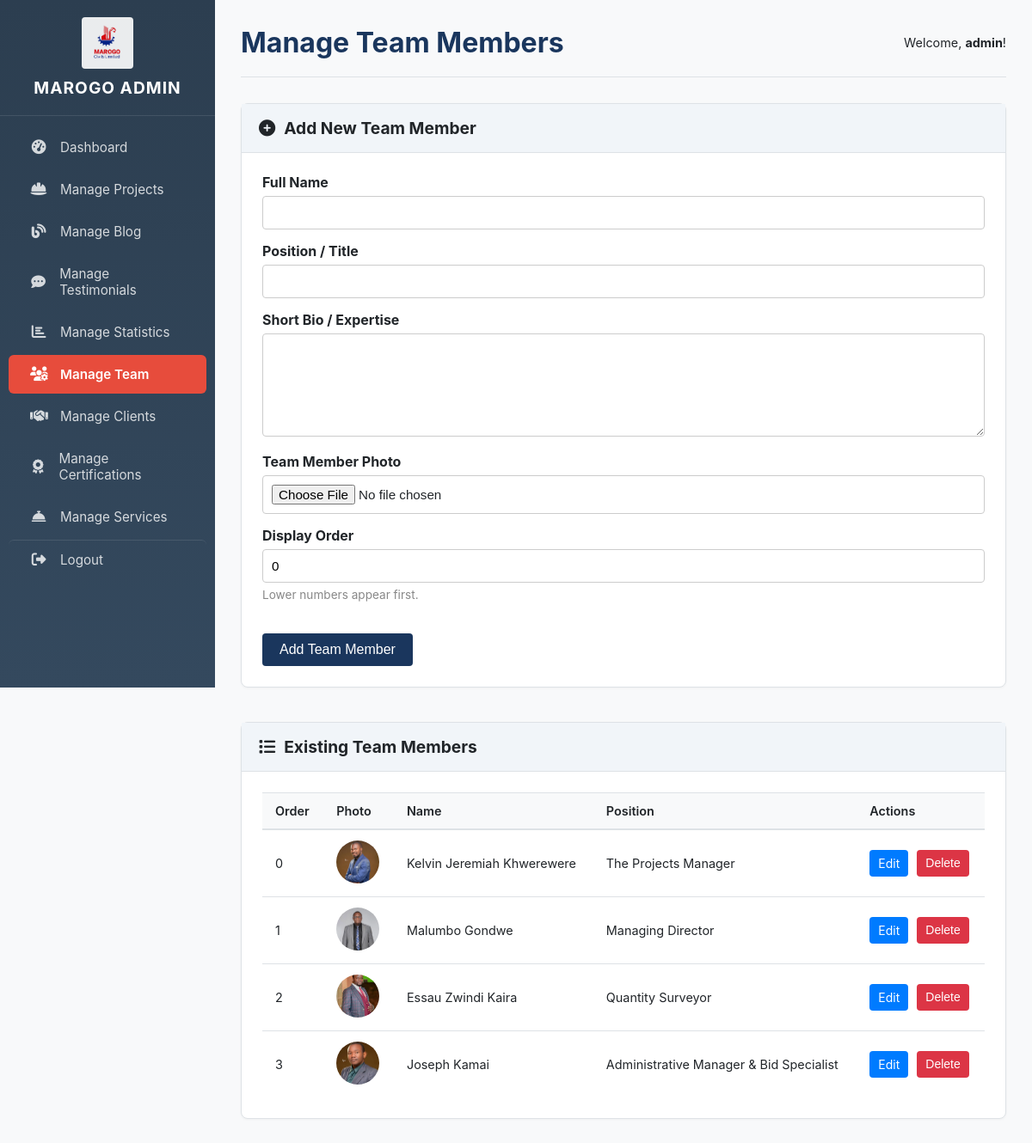
The page /admin/manage/team_members (signed in) on the database its author committed.
### app.py (models this page shows)
class TeamMember(db.Model):
    id = db.Column(db.Integer, primary_key=True)
    name = db.Column(db.String(100), nullable=False)
    position = db.Column(db.String(100), nullable=False)
    bio = db.Column(db.Text, nullable=True)
    image_url = db.Column(db.String(200), nullable=False)
    order_num = db.Column(db.Integer, default=0)

### app.py (the view, shortened to what this page needs)
@app.route('/admin/manage/<content_type>', methods=['GET', 'POST'])
@login_required
def manage_content(content_type):
    models = {
        'projects': Project, 'blog': BlogPost, 'testimonials': Testimonial,
        'statistics': Statistic, 'team_members': TeamMember, 'services': Service,
        'client_logos': ClientLogo, 'certifications': Certification
    }
    Model = models.get(content_type)
    if not Model:
        flash('Invalid content type.', 'danger')
        return redirect(url_for('dashboard'))
    if content_type in ['statistics', 'team_members', 'services', 'client_logos', 'certifications']:
        items = Model.query.order_by(Model.order_num.asc()).all()
    else:
        items = Model.query.order_by(Model.id.desc()).all()
    if content_type == 'statistics':
        return render_template('admin/manage_content.html', content_type=content_type, items=items, fa_icons=FA_ICONS)
    return render_template('admin/manage_content.html', content_type=content_type, items=items)

### app.py (called while the page is built)
def login_required(f):
    @wraps(f)
    def decorated_function(*args, **kwargs):
        if 'user_id' not in session:
            flash('Please log in to access this page.', 'warning')
            return redirect(url_for('login'))
        return f(*args, **kwargs)
    return decorated_function

@app.context_processor
def inject_now():
    return {'now': datetime.datetime.utcnow()}

@app.context_processor
def inject_project_categories(): # Make project categories available to all templates
    return {'project_categories': PROJECT_CATEGORIES}

### templates/admin/manage_content.html (shortened to what this page needs)
{% extends "admin/layout_admin.html" %}
{% set content_title = content_type.replace('_', ' ').title() %}
{% block page_title %}Manage {{ content_title }}{% endblock %}
{% block content %}
<div class="card">
    <div class="card-header">
        <h3><i class="fas fa-plus-circle"></i> Add New {{ content_title[:-1] }}</h3>
    </div>
    <div class="card-body">
        <form action="{{ url_for('manage_content', content_type=content_type) }}" method="post" enctype="multipart/form-data">
            {% if content_type == 'projects' %}
                <label for="title">Project Title</label>
                <input type="text" id="title" name="title" required>
                <div style="display: grid; grid-template-columns: 1fr 1fr; gap: 20px;">
                    <div><label for="client">Client Name</label><input type="text" id="client" name="client"></div>
                    <div><label for="location">Location</label><input type="text" id="location" name="location"></div>
                    <div><label for="project_value">Project Value (e.g., 500M Kwacha)</label><input type="text" id="project_value" name="project_value"></div>
                    <div><label for="completion_date">Completion Date (e.g., June 2024)</label><input type="text" id="completion_date" name="completion_date"></div>
                </div>
                <label for="details">Project Details & Scope</label>
                <textarea id="details" name="details" class="tinymce-editor"></textarea>
                <label for="category">Category</label>
                <select id="category" name="category" required>
                    <option value="Building Construction">Building Construction</option>
                    <option value="Solar Systems">Solar Systems</option>
                    <option value="Irrigation">Irrigation & Water Supply</option>
                    <option value="Drainage">Drainage Systems</option>
                    <option value="Surveying">Land Surveying</option>
                    <option value="Fabrication">Welding & Fabrication</option>
                    <option value="General Construction">General Construction</option>
                </select>
                <label for="project_image">Main Project Image (Featured Image)</label>
                <input type="file" id="project_image" name="project_image" accept="image/png, image/jpeg, image/jpg" required>
                <p class="form-hint">A gallery can be added after the project is created by editing it.</p>
            {% elif content_type == 'blog' %}
                <label for="title">Post Title</label>
                <input type="text" id="title" name="title" required>
                <label for="content">Content</label>
                <textarea id="content" name="content" class="tinymce-editor"></textarea>
            {% elif content_type == 'team_members' %}
                <label for="name">Full Name</label>
                <input type="text" id="name" name="name" required>
                <label for="position">Position / Title</label>
                <input type="text" id="position" name="position" required>
                <label for="bio">Short Bio / Expertise</label>
                <textarea id="bio" name="bio"></textarea>
                <label for="member_image">Team Member Photo</label>
                <input type="file" id="member_image" name="member_image" accept="image/png, image/jpeg, image/jpg" required>
                <label for="order_num">Display Order</label>
                <input type="number" id="order_num" name="order_num" required value="0">
                <p class="form-hint">Lower numbers appear first.</p>
            {% endif %}
            <button type="submit" class="btn-primary-admin" style="margin-top:15px;">Add {{ content_title[:-1] }}</button>
        </form>
    </div>
</div>
<div class="card" style="margin-top: 40px;">
    <div class="card-header"><h3><i class="fas fa-list"></i> Existing {{ content_title }}</h3></div>
    <div class="card-body">
        <div class="table-responsive">
            <table class="table">
                <thead>
                    <tr>
                        {% if content_type == 'statistics' %}
                            <th>Order</th><th>Name</th><th>Value</th><th>Icon</th><th>Actions</th>
                        {% elif content_type == 'team_members' %}
                            <th>Order</th><th>Photo</th><th>Name</th><th>Position</th><th>Actions</th>
                        {% elif content_type == 'services' %}
                            <th>Order</th><th>Thumbnail</th><th>Title</th><th>Summary</th><th>Actions</th>
                        {% elif content_type == 'client_logos' %}
                            <th>Order</th><th>Logo</th><th>Name</th><th>Website</th><th>Actions</th>
                        {% elif content_type == 'certifications' %}
                            <th>Order</th><th>Image</th><th>Name</th><th>Issuing Body</th><th>Actions</th>
                        {% else %}
                            <th>Title / Author</th><th>Content Snippet</th><th>Date</th><th>Actions</th>
                        {% endif %}
                    </tr>
                </thead>
                <tbody>
                    {% for item in items %}
                    <tr>
                        {% if content_type == 'statistics' %}
                            <td>{{ item.order_num }}</td><td>{{ item.name }}</td><td>{{ item.value }}</td><td><i class="{{ item.icon }}"></i> {{ item.icon }}</td>
                            <td>
                                <div class="action-buttons">
                                    <a href="{{ url_for('edit_content', content_type=content_type, item_id=item.id) }}" class="btn-edit">Edit</a>
                                    <form action="{{ url_for('delete_content', content_type=content_type, item_id=item.id) }}" method="post" onsubmit="return confirm('Are you sure?');" style="margin: 0;"><button type="submit" class="btn-danger">Delete</button></form>
                                </div>
                            </td>
                        {% elif content_type == 'team_members' %}
                            <td>{{ item.order_num }}</td><td><img src="{{ url_for('uploaded_file', filename=item.image_url) }}" alt="{{ item.name }}" style="width: 50px; height: 50px; object-fit: cover; border-radius: 50%;"></td><td>{{ item.name }}</td><td>{{ item.position }}</td>
                            <td>
                                <div class="action-buttons">
                                    <a href="{{ url_for('edit_content', content_type=content_type, item_id=item.id) }}" class="btn-edit">Edit</a>
                                    <form action="{{ url_for('delete_content', content_type=content_type, item_id=item.id) }}" method="post" onsubmit="return confirm('Are you sure?');" style="margin: 0;"><button type="submit" class="btn-danger">Delete</button></form>
                                </div>
                            </td>
                        {% endif %}
                    </tr>
                    {% else %}
                    <tr><td colspan="5" style="text-align: center;">No items found. Add one above to get started!</td></tr>
                    {% endfor %}
                </tbody>
            </table>
        </div>
    </div>
</div>
{% endblock %}

### static/css/admin.css (style rules this page uses)
:root { --admin-bg: #f8f9fa; --sidebar-bg-start: #2c3e50; --sidebar-bg-end: #34495e; --sidebar-text: rgba(255, 255, 255, 0.8); --sidebar-text-hover: #ffffff; --sidebar-active-bg: #e74c3c; --sidebar-hover-bg: rgba(0, 0, 0, 0.2); --accent-red: #e74c3c; --primary-blue: #2980b9; --primary-blue-dark: #1a365d; --card-border: #dee2e6; --card-header-bg: #f1f5f9; --white: #ffffff; }
body { background-color: var(--admin-bg); font-family: -apple-system, BlinkMacSystemFont, "Segoe UI", Roboto, "Helvetica Neue", Arial, sans-serif; color: #212529; margin: 0; }
.card { background-color: white; border: 1px solid var(--card-border); border-radius: 8px; margin-bottom: 20px; box-shadow: 0 1px 3px rgba(0,0,0,0.04); }
.card-header { padding: 1rem 1.25rem; margin-bottom: 0; background-color: var(--card-header-bg); border-bottom: 1px solid var(--card-border); display: flex; justify-content: space-between; align-items: center; }
.card-header h3 { margin: 0; font-size: 1.2rem; display: flex; align-items: center; gap: 10px; }
.card-body { padding: 1.5rem; }
.table-responsive { overflow-x: auto; }
.table { width: 100%; border-collapse: collapse; font-size: 0.9em; }
.table th, .table td { padding: 12px 15px; border-top: 1px solid var(--card-border); text-align: left; vertical-align: middle; }
.table thead th { vertical-align: bottom; border-bottom: 2px solid var(--card-border); background-color: #f8f9fa; font-weight: 600; }
.action-buttons { display: flex; gap: 10px; align-items: center; }
.btn-edit, .btn-danger { padding: 5px 10px; border: none; cursor: pointer; border-radius: 4px; font-size: 14px; text-align: center; line-height: 1.5; text-decoration: none; color: white; }
.btn-edit { background-color: #007bff; }
.btn-danger { background-color: #dc3545; }
.btn-primary-admin { background-color: var(--primary-blue-dark); color: white; border: none; padding: 10px 20px; cursor: pointer; border-radius: 4px; font-size: 1em; }
form label { display: block; margin-bottom: 6px; font-weight: bold; text-align: left; }
form input[type="text"], form input[type="password"], form input[type="number"], form input[type="file"], form textarea, form select { width: 100%; padding: 10px; margin-bottom: 15px; border: 1px solid #ccc; border-radius: 4px; box-sizing: border-box; font-size: 0.95em; }
form textarea { min-height: 120px; resize: vertical; }
form p.form-hint { font-size: 0.85em; color: #888; margin-top: -10px; margin-bottom: 20px; line-height: 1.4; text-align: left; }

### rows shown on the page
TeamMember: order_num "0", image_url (picture), name "Kelvin Jeremiah Khwerewere", position "The Projects Manager"
TeamMember: order_num "1", image_url (picture), name "Malumbo Gondwe", position "Managing Director"
TeamMember: order_num "2", image_url (picture), name "Essau Zwindi Kaira", position "Quantity Surveyor"
TeamMember: order_num "3", image_url (picture), name "Joseph Kamai", position "Administrative Manager & Bid Specialist"

### other values the page prints
{{ content_title }} "Team Members"
{{ session.username }} "admin"
{{ content_title[:-1] }} "Team Member"
